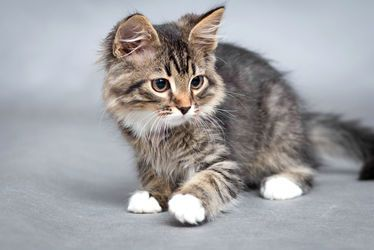
#> input picture pract3/chat.jpg, 374 x 250 px
$ python ex7.py
#> lines starting #> are read from the running program, lines starting #| are printed output that depends on the picture
# file practical_3_exercise_4.py
import matplotlib.pyplot as plt
import matplotlib.image as image
import numpy as np
img = image.imread("chat.jpg")
#> img is the input picture: shape (250, 374, 3); mean R, G, B 160.8, 160.3, 162.7
print(img.shape) # check the size of the image
#| (250, 374, 3)
U, s, Vs = np.linalg.svd(np.moveaxis(img,-1,0), full_matrices=False)
# reconstruct the image
k = 20 # rank of new image. 8 is quite low!
lowrank = np.moveaxis( (U[...,:k] * s[...,None,:k]) @ Vs[...,:k,:], 0, -1)
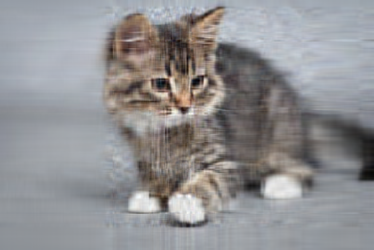
#> lowrank: shape (250, 374, 3) float64; mean of channels 0, 1, 2 160.8, 160.3, 162.7; drawn with min black and max white
# img has range from 0 to 255 and ce be stored in 8 bit (uint8) integers
# lowrank has floating point values, but are not constrained in [0, 255]
lowrank = np.array(lowrank, "int16") # cast to signed integer 16
f, (ax1, ax2) = plt.subplots(1, 2)
ax1.imshow(img) # create a subplot for the original
ax1.set_title("Original")
ax2.imshow(lowrank) # create a subplot for the low rank approx
ax2.set_title("Low-rank")
plt.show()
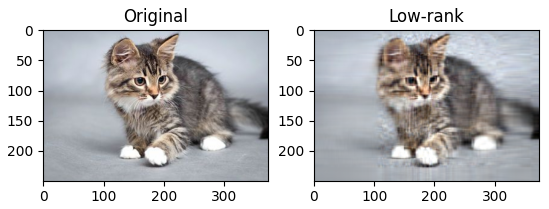
#> figure drawn by matplotlib, 2 panels
